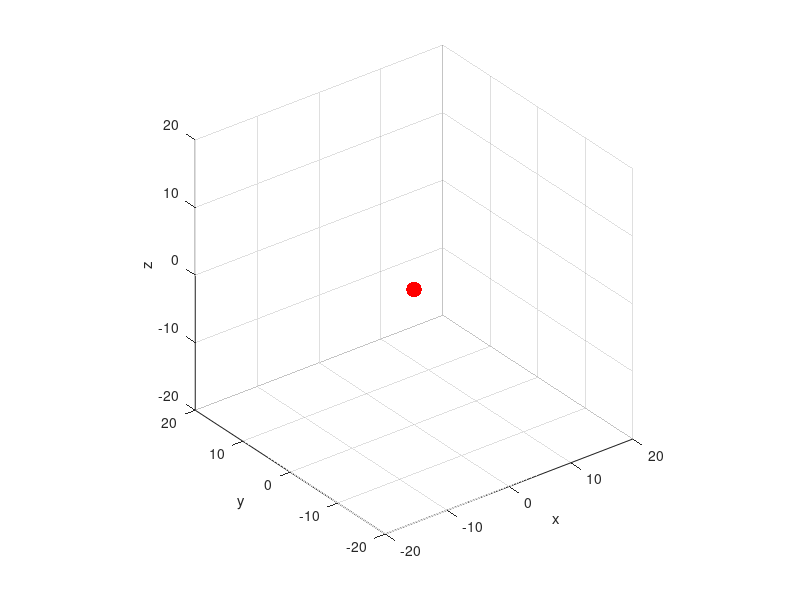

The MATLAB source for this figure: (Note: this script raises an error after producing the figure.)
% do not modify the function line below
function [xTranslation, yTranslation, zTranslation] = problem3
% generate the figure window and axes
myAxes = axes('xlim',[-20 20],'ylim',[-20 20],'zlim',[-20 20]); 
view(3) 
grid on; 
axis equal; 
hold on 
xlabel('x') 
ylabel('y') 
zlabel('z') 
% generate sphere
[x,y,z] = sphere(20);
 
 
% 3-D Animation      +x   +y   -x   +z   +x  -y   -x
xTranslation = [-10, 10,  10,  -10, -10, 10, 10,  -10];
yTranslation = [-10, -10, 10,  10,   10,  10, -10, -10];
zTranslation = [-10, -10, -10, -10,  10,  10, 10,  10];
combinedObject = hgtransform('parent',myAxes); 
h = surface(x,y,z,'facecolor', 'r', 'edgealpha', 0);
set(h,'parent',combinedObject) 
drawnow 
for i = 1:length(xTranslation)
    translation = makehgtform('translate',[xTranslation(i) yTranslation(i) zTranslation(i)]); 
    
    % Combining the individual transformation
    set(combinedObject,'matrix',translation);
    pause(.5)
    hold on
end
end